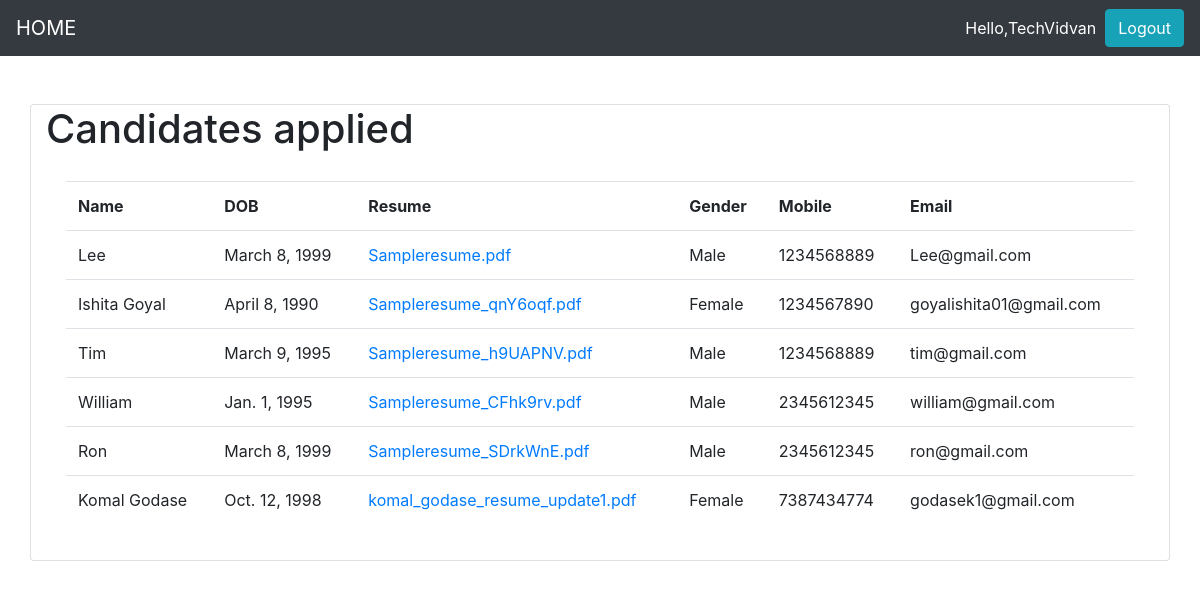
Screenshot of / (signed in) with the database file from the repository.
### JobPortal/models.py (models this page shows, shortened)
class Candidates(models.Model):
    category=(
        ('Male','male'),
        ('Female','female'),
        ('Other','other'),
    )
    name=models.CharField(max_length=200,null=True)
    dob=models.DateField(null=True)
    gender= models.CharField(max_length=200,null=True,choices=category)
    mobile= models.CharField(max_length=200,null=True)
    email= models.CharField(max_length=200,null=True)
    resume=models.FileField(null=True)
    company=models.ManyToManyField(Company,blank=True)

### JobPortal/views.py (the view)
# urls.py: 2. Add a URL to urlpatterns:  path('', views.home, name='home')
def home(request):
    if request.user.is_authenticated:
        candidates=Candidates.objects.filter(company__name=request.user.username)
        context={
            'candidates':candidates,
        }
        return render(request,'hr.html',context)
    else:
        companies=Company.objects.all()
        context={
            'companies':companies,
        }
        return render(request,'Jobseeker.html',context)

### JobPortal/templates/hr.html
{% extends 'main.html' %}
{% load static%}
{% block content %}
<div class="container card">
    <h1>Candidates applied</h1>
    <div class="card-body">
        <table class="table table-hover">
            <tr>
                <th>Name</th>
                <th>DOB</th>
                <th>Resume</th>
                <th>Gender</th>
                <th>Mobile</th>
                <th>Email</th>
            </tr>
            {% for c in candidates %}
                <tr>
                    <td>{{c.name}}</td>
                    <td>{{c.dob}}</td>
                    {% if c.resume %}
                    <td><a href='{{c.resume.url}}' download >{{c.resume}}</td></a></td>
                    {% else %}
                    <td>Not submitted</td>
                    {% endif %}
                    <td>{{c.gender}}</td>
                    <td>{{c.mobile}}</td>
                    <td>{{c.email}}</td>
                </tr>
            {% endfor %}
        </table>
    </div>
</div>
{% endblock %}

### JobPortal/templates/navbar.html (shortened to what this page needs)
<head>
  </head>
  <nav class="navbar navbar-expand-lg navbar-dark bg-dark">
      <a class="navbar-brand" href="{% url 'home' %}">HOME</a>
      {% if request.user.is_authenticated %}
      <span class="user">Hello,{{request.user}}  &nbsp;</span>
      <span ><a  class="user btn btn-info" href ="{% url 'logout' %}"> Logout</a></span>
      {% else %}
          <span ><a class="user" href="{% url 'login' %}">Login</a></span>
          <span ><a class="user" href="{% url 'register' %}">Register</a></span>
      {% endif  %}
    </nav>

### JobPortal/templates/navbar.html (style rules this page uses)
.user { color:white; text-decoration: none; }

### rows the page displays
Candidates: name "Lee", dob "March 8, 1999", resume "Sampleresume.pdf", gender "Male", mobile "1234568889", email "Lee@gmail.com"
Candidates: name "Ishita Goyal", dob "April 8, 1990", resume "Sampleresume_qnY6oqf.pdf", gender "Female", mobile "1234567890", email "goyalishita01@gmail.com"
Candidates: name "Tim", dob "March 9, 1995", resume "Sampleresume_h9UAPNV.pdf", gender "Male", mobile "1234568889", email "tim@gmail.com"
Candidates: name "William", dob "Jan. 1, 1995", resume "Sampleresume_CFhk9rv.pdf", gender "Male", mobile "2345612345", email "william@gmail.com"
Candidates: name "Ron", dob "March 8, 1999", resume "Sampleresume_SDrkWnE.pdf", gender "Male", mobile "2345612345", email "ron@gmail.com"
Candidates: name "Komal Godase", dob "Oct. 12, 1998", resume "komal_godase_resume_update1.pdf", gender "Female", mobile "7387434774", email "godasek1@gmail.com"

### other values shown
{{ request.user }} "TechVidvan"
